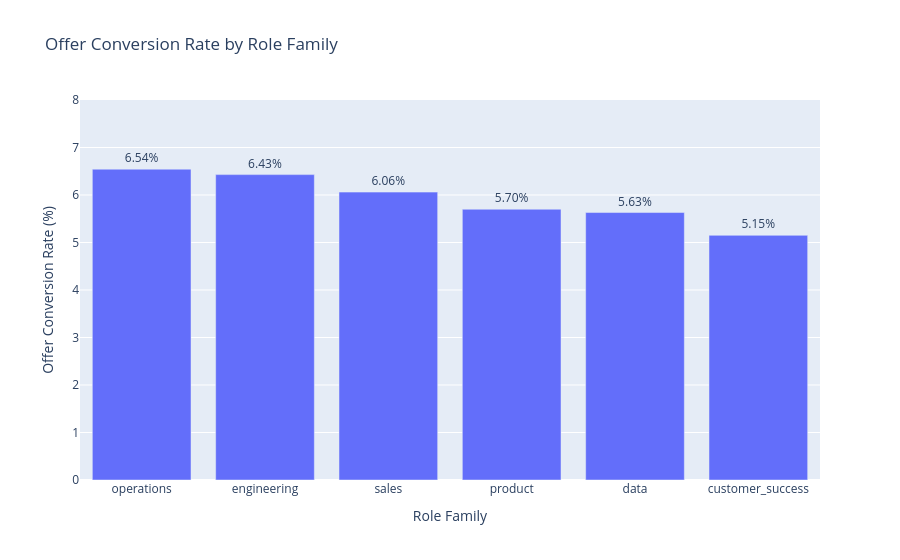

The notebook cell this image was saved under:
### Markdown cell above
### Step 5 — Visualize Offer Conversion by Role Family

### Code cell
# Create a bar chart comparing offer rates by role family
fig = px.bar(
    role_summary,
    x="role_family",
    y="Offer_Rate",
    text="Offer_Rate",
    title="Offer Conversion Rate by Role Family"
)

# Display percentages above each bar
fig.update_traces(
    texttemplate="%{text:.2f}%",
    textposition="outside",
    hovertemplate="<b>%{x}</b><extra></extra>Offer Rate: %{y:.2f}%"
)

# Improve chart labels and layout
fig.update_layout(
    xaxis_title="Role Family",
    yaxis_title="Offer Conversion Rate (%)",
    yaxis_range=[0, 8],
    showlegend=False
)

# Display the chart
fig.show()

### Figure 1 — Plotly figure (JSON) as saved in the notebook; plotly's stock layout.template omitted (floating-point values rounded to 4 significant figures)
{"data": [{"alignmentgroup": "True", "hovertemplate": "<b>%{x}</b><extra></extra>Offer Rate: %{y:.2f}%", "legendgroup": "", "marker": {"color": "#636efa", "pattern": {"shape": ""}}, "name": "", "offsetgroup": "", "orientation": "v", "showlegend": false, "text": [6.543, 6.429, 6.061, 5.7, 5.631, 5.151], "textposition": "outside", "texttemplate": "%{text:.2f}%", "type": "bar", "x": ["operations", "engineering", "sales", "product", "data", "customer_success"], "xaxis": "x", "y": [6.543, 6.429, 6.061, 5.7, 5.631, 5.151], "yaxis": "y"}], "layout": {"barmode": "relative", "legend": {"tracegroupgap": 0}, "showlegend": false, "title": {"text": "Offer Conversion Rate by Role Family"}, "xaxis": {"anchor": "y", "domain": [0, 1], "title": {"text": "Role Family"}}, "yaxis": {"anchor": "x", "domain": [0, 1], "range": [0, 8], "title": {"text": "Offer Conversion Rate (%)"}}}}
